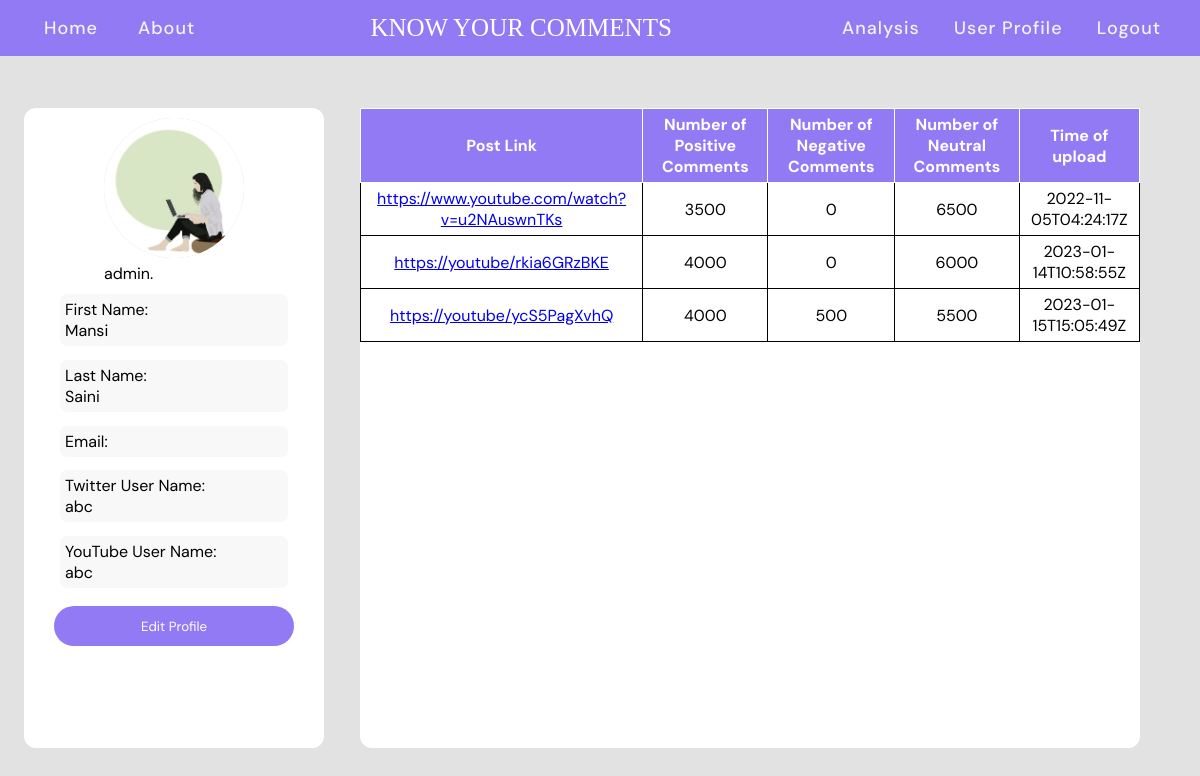
Page /userProfile (signed in) on the committed database.
### home/models.py (models this page shows, shortened)
class UserProfile(models.Model):
    username = models.CharField(max_length=15, primary_key = True)
    email = models.CharField(max_length=30)
    lname = models.CharField(max_length=15)
    fname = models.CharField(max_length=15)
    tid = models.CharField(max_length=15)
    yid = models.CharField(max_length=15)
    image = models.ImageField(upload_to=upload_location, default='')

class Post(models.Model):
    username = models.CharField(max_length=15)
    link = models.CharField(max_length=200)
    pos = models.IntegerField(default=0)
    neg = models.IntegerField(default=0)
    neu = models.IntegerField(default=0)
    time = models.CharField(max_length=20, default='0')

### home/views.py (the view, shortened to what this page needs)
# urls.py: path('userProfile', views.userProfile, name='userProfile'),
def userProfile(request):
    if request.user.is_authenticated:
        u = UserProfile.objects.get(username = request.user)
        p = list(Post.objects.filter(username = request.user).values())
        p.sort(key = lambda x : x['time'])
        context = {
            'email' : request.user.email,
            'lname' : u.lname,
            'fname' : u.fname,
            'yid' : u.yid,
            'tid' : u.tid,
            'image' : u.image.url,
            'post' : p
        }
    return render(request, 'userprofile.html', context)

### templates/userProfile.html (shortened to what this page needs)
{% extends 'base.html' %}
{% block body %}
<div class='container'>
  <div class = 'info'>
        <div class = 'pic'>
          <img src = {{image}}>
          <figcaption>{{request.user}}.</figcaption>
        </div>
        <div class = 'box'>
          <div class='info-box'>
            <label>First Name: </label>
            <label>{{fname}} </label>
          </div>
          <div class='info-box'>
            <label>Last Name: </label>
            <label>{{lname}} </label>
          </div>
          <div class='info-box'>
            <label>Email: </label>
          </div>
          <div class='info-box'>
            <label>Twitter User Name: </label>
            <label>{{tid}} </label>
          </div>
          <div class='info-box'>
            <label>YouTube User Name: </label>
            <label>{{yid}} </label>
          </div>
            <button id="myBtn">Edit Profile</button>
        </div>
      </div>
      <div class='table'>
        <table>
          <thead>
            <tr id='table-head'>
              <th>Post Link</th>
              <th>Number of Positive Comments</th>
              <th>Number of Negative Comments</th>
              <th>Number of Neutral Comments</th>
              <th>Time of upload</th>
            </tr>
          </thead>
          <tbody>
            {% for p in post %}
            <tr>
              <td><a a href={{p.link}} target="_blank">{{p.link}}</a></td>
              <td>{{p.pos}}</td>
              <td>{{p.neg}}</td>
              <td>{{p.neu}}</td>
              <td>{{p.time}}</td>
            </tr>
            {% endfor %}
          </tbody>
          </table>
      </div>
    </div>
      {% endblock body %}

### templates/base.html (shortened to what this page needs)
<!DOCTYPE html>
<html lang="en" dir="ltr">
   <head>
      <link rel="stylesheet" href="static/style.css">
   </head>
   <body {% block fun %}{% endblock fun %}  >
      <nav>
         <div>
         <ul>
            <li><a href="/">Home</a></li>
            <li><a href="about">About</a></li>
         </ul>
        </div>
         <div class="logo">
            KNOW YOUR COMMENTS
         </div>
         <div>
            <a href="Analysis">Analysis</a>
            <a href="userProfile">User Profile</a>
            <a href="logout">Logout</a>
         </div>
      </nav>
      {% block body %}{% endblock body %}
   </body>
</html>

### static/style.css (style rules this page uses)
* { margin: 0; padding: 0; font-family: 'DM Sans'; }
body { background-color: #E2E2E2; }
nav { font-family: 'Roboto', sans-serif; display: flex; height: 7vh; background: #927AF5; align-items: center; justify-content: space-between; padding: 0px 2vw 0 2vw; flex-wrap: wrap; }
nav .logo { font-family: 'DM Serif Text', serif; color: #fff; font-size: 25px; justify-self: center; }
nav ul { display: flex; flex-wrap: wrap; list-style: none; }
nav ul li { margin: 0 5px; }
nav a { color: #f2f2f2; text-decoration: none; font-size: 18px; font-weight: 500; padding: 8px 15px; border-radius: 5px; letter-spacing: 1px; transition: all 0.3s ease; }

### rows in the picture
UserProfile: fname "Mansi", lname "Saini", tid "abc", yid "abc"
Post: link "https://www.youtube.com/watch?v=u2NAuswnTKs", pos "3500", neg "0", neu "6500", time "2022-11-05T04:24:17Z"
Post: link "https://youtube/rkia6GRzBKE", pos "4000", neg "0", neu "6000", time "2023-01-14T10:58:55Z"
Post: link "https://youtube/ycS5PagXvhQ", pos "4000", neg "500", neu "5500", time "2023-01-15T15:05:49Z"

### other values in the picture
{{ request.user }} "admin"
